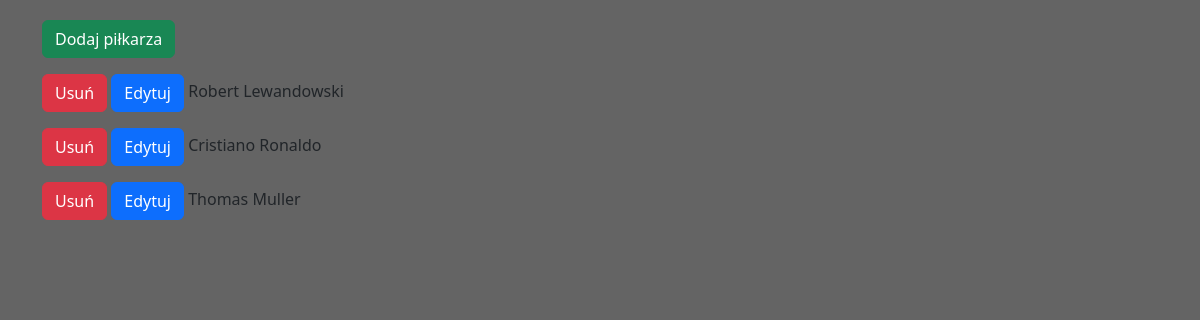
Page /admin_panel/player_management/ (signed in) on the committed database.
### base/models.py (models this page shows, shortened)
class Player(models.Model):
    team = models.ForeignKey(Team, on_delete=models.CASCADE)
    name = models.TextField(max_length=20)
    position=models.ForeignKey(Position, on_delete=models.CASCADE)
    surname = models.TextField(max_length=20)
    age = models.IntegerField()
    nationality = models.TextField(max_length=20)
    number = models.IntegerField()

### base/views.py (the view)
# urls.py: path('admin_panel/player_management/',views.player_management,name="player_management"),
@login_required(login_url='/login')
def player_management(request):
    players = Player.objects.all()
    context = {'players': players}
    return render(request,'base/admin_panel_context/Player/player_management.html',context)

### base/templates/base/admin_panel_context/Player/player_management.html (shortened to what this page needs)
{% extends 'main.html' %}
{% block content %}
<div style="margin-top: 20px;">
<div>
    <a href="{% url 'player_create' %}" class="btn btn-success"> Dodaj piłkarza </a>
</div>
<div>
    {% for player in players %}
    <div>
        <p> <a href="{% url 'player_delete' player.id %}" class="btn btn-danger" >Usuń </a> <a href="{% url 'player_edit' player.id %}" class="btn btn-primary">Edytuj </a> {{player.name }}  {{player.surname}}</p>
    </div>
    {% endfor %}
</div>
</div>
{% endblock content %}

### templates/main.html (style rules this page uses)
body { background-color: #CCCCCC; }

### rows in the picture
Player: name "Robert", surname "Lewandowski"
Player: name "Cristiano", surname "Ronaldo"
Player: name "Thomas", surname "Muller"
